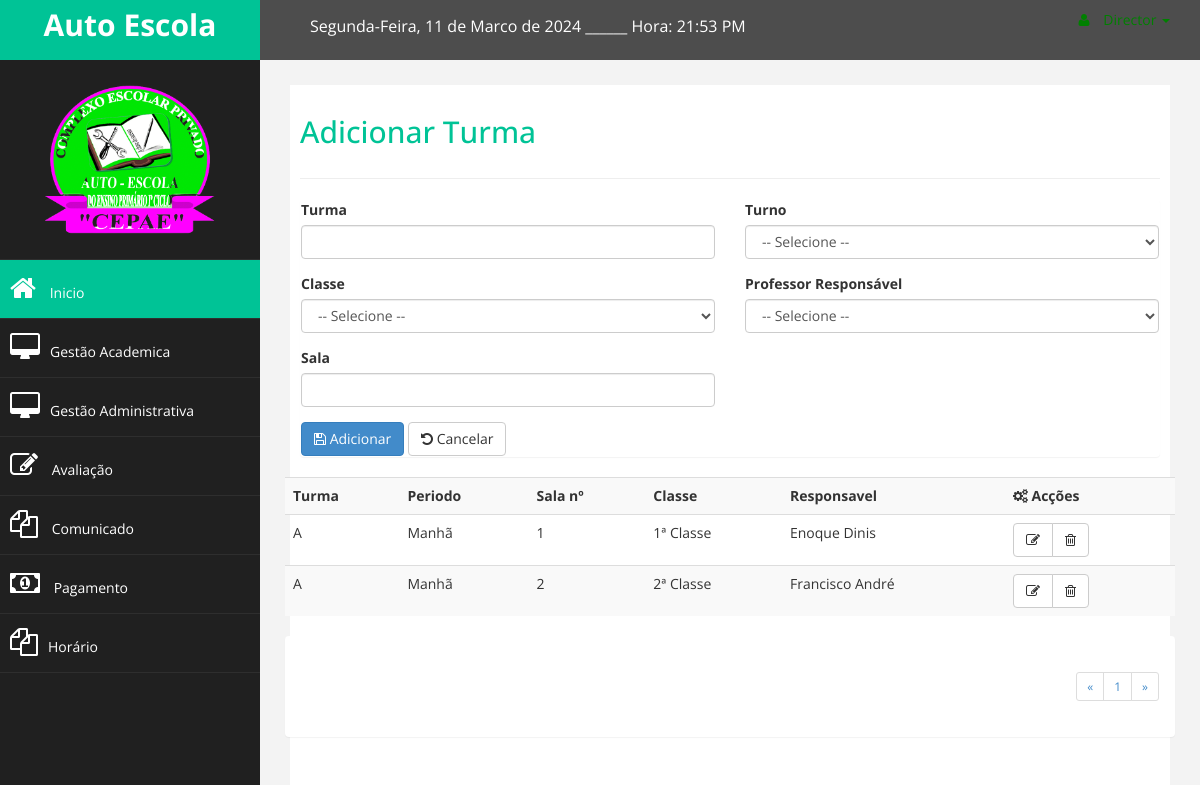
Page /admin/registar_turma.php (signed in) on the committed database.
### tables this page shows
CREATE TABLE `turma` (
  `id_turma` int(11) NOT NULL,
  `nome_turma` varchar(5) NOT NULL,
  `classe` int(11) NOT NULL,
  `periodo` enum('Manhã','Tarde','Noite') NOT NULL,
  `num_sala` int(11) NOT NULL,
  `id_professor` int(11) NOT NULL COMMENT 'responsavel da turma'
);

CREATE TABLE `classe` (
  `id_classe` int(11) NOT NULL,
  `nome_classe` varchar(30) NOT NULL,
  `codigo_classe` varchar(4) NOT NULL
);

CREATE TABLE `usuario` (
  `id_usuario` int(11) NOT NULL,
  `nome_usuario` varchar(50) NOT NULL,
  `tipo_documento` varchar(30) NOT NULL,
  `num_documento` varchar(30) DEFAULT NULL,
  `sexo` enum('Masculino','Feminino') NOT NULL,
  `tel1` varchar(30) NOT NULL,
  `email` varchar(30) DEFAULT NULL,
  `tipo` varchar(30) NOT NULL,
  `ativo` tinyint(1) NOT NULL,
  `login` int(6) NOT NULL,
  `senha` varchar(100) NOT NULL
);

### admin/registar_turma.php (the view, shortened to what this page needs)
        <?php
         include_once 'menu_rod/menu_admin.php';
         $pagina_atual = filter_input(INPUT_GET,'pagina', FILTER_SANITIZE_NUMBER_INT);
         $pagina = (!empty($pagina_atual)) ? $pagina_atual : 1;
         $qnt_result_pg = 6;
         $inicio = ($qnt_result_pg * $pagina) - $qnt_result_pg;
         ?>
     <div id="page-wrapper" >
         <div id="page-inner">
             <div class="row">
                 <div class="col-md-12">
                  <h2>Adicionar Turma</h2>
                 </div>
             </div>
               <hr />
             <div class="row">
                 <div class="col-lg-12">
                     <section class="panel">
                         <form action="turma.php" method="POST">
                         <div class="row">
                             <div class="col-md-6">
                                 <div class="form-group">
                                     <label>Turma</label>
                                     <input type="text" name="turma" autocomplete="off" class="form-control" />
                                 </div>
                             </div>
                             <div class="col-md-6">
                                 <div class="form-group">
                                     <label>Turno</label>
                                     <select name="periodo" id="periodo" class="form-control">
                                         <option value="">-- Selecione --</option>
                                     </select>
                                 </div>
                             </div>
                             <div class="col-md-6">
                                 <div class="form-group">
                                     <label>Classe</label>
                                     <select name="classe" id="classe" class="form-control">
                                         <option value="">-- Selecione --</option>
                                     </select>
                                 </div>
                             </div>
                             <div class="col-md-6">
                                 <div class="form-group">
                                     <label>Professor Responsável</label>
                                     <select name="professor" id="professor" class="form-control">
                                     <option value="">-- Selecione --</option>
                                     </select>
                                 </div>
                             </div>
                             <div class="col-md-6">
                                 <div class="form-group">
                                     <label>Sala</label>
                                     <input type="text" name="sala" autocomplete="off" class="form-control" />
                                 </div>
                                 <button type="submit" name="btn-turma" class="btn btn-primary"><i class="fa fa-save"></i> Adicionar</button>
                                 <a class="btn btn-default" href="Admin.php"><i class="fa fa-undo"></i> Cancelar</a>
                             </div>
                         </div>
                     </form>
                 </div>
                 <br>
                     <table class="table table-striped table-advance table-hover">
                             <tbody>
                             <tr>
                                 <th> Turma</th>
                                 <th> Periodo</th>
                                 <th> Sala nº</th>
                                 <th> Classe</th>
                                 <th> Responsavel</th>
                                 <th><i class="fa fa-cogs"></i> Acções</th>
                             </tr>
                             <?php
                             $sql = "SELECT t.id_turma, t.nome_turma, c.nome_classe, t.periodo, t.num_sala, u.nome_usuario FROM turma t
                             inner join professor p on t.id_professor = p.id_professor join usuario u on p.id_usuario = u.id_usuario join classe c on t.classe = c.id_classe
                             order by nome_turma LIMIT  $inicio, $qnt_result_pg";
                             $resultado = mysqli_query($connect, $sql);
                             while($dados = mysqli_fetch_array($resultado)):
                             ?>
                             <tr>
                                  <td><?php echo $dados['nome_turma']; ?></td>
                                 <td><?php echo $dados['periodo']; ?></td>
                                 <td><?php echo $dados['num_sala']; ?></td>
                                 <td><?php echo $dados['nome_classe']; ?></td>
                                 <td><?php echo $dados['nome_usuario']; ?></td>
                                 <td>
                                 <div class="btn-group">
                                     <a class="btn btn-default" href="editar_turma.php?id=<?php echo $dados['id_turma']; ?>"><i class="fa fa-edit"></i></a>
                                     <a class="btn btn-default" href="deletar_turma.php?id=<?php echo $dados['id_turma']; ?>"><i class="fa fa-trash-o"></i></a>
                                 </div>
                                 </td>
                             </tr>
                             <?php endwhile;
                                 $result_pg = "SELECT COUNT(id_turma) AS num_result FROM turma";
                                 $resultado_pg = mysqli_query($connect, $result_pg);
                                 $row_pg = mysqli_fetch_assoc($resultado_pg);
                                 $quantidade_pg = ceil($row_pg['num_result'] / $qnt_result_pg);
                             ?>
                             </tbody>
                     </table>
<section class="panel">
             <div class="panel-body">
                 <div>
                     <ul class="pagination pagination-sm pull-right">
                         <li><?PHP echo "<a href='registar_turma.php?pagina=1'>«</a>"?></li>
                                                     <li><?PHP echo "<a href='registar_turma.php?pagina=$pagina'> $pagina</a>";?></li>
                                         <li><?PHP echo "<a href='registar_turma.php?pagina=$quantidade_pg'>»</a>"?></li>
                     </ul>
                 </div>
           </div>
         </section>
             </div>
         </div>
     </div>
 </div>
  <?php
    require_once 'menu_rod/rod_admin.php';
 ?>

### admin/menu_rod/menu_admin.php (shortened to what this page needs)
<?php
$data = date('D');
$hora = date('H:i A');
$mes = date('M');
$dia = date('d');
$ano = date('Y');
$semana = array(
    'Sun' => 'Domingo',
    'Mon' => 'Segunda-Feira',
    'Tue' => 'Terca-Feira',
    'Wed' => 'Quarta-Feira',
    'Thu' => 'Quinta-Feira',
    'Fri' => 'Sexta-Feira',
    'Sat' => 'Sábado'
);
$mes_extenso = array(
    'Jan' => 'Janeiro',
    'Feb' => 'Fevereiro',
    'Mar' => 'Marco',
    'Apr' => 'Abril',
    'May' => 'Maio',
    'Jun' => 'Junho',
    'Jul' => 'Julho',
    'Aug' => 'Agosto',
    'Nov' => 'Novembro',
    'Sep' => 'Setembro',
    'Oct' => 'Outubro',
    'Dec' => 'Dezembro'
);
?>
<!DOCTYPE html>
<html>
<head>
    <link href="../assets/css/bootstrap.css" rel="stylesheet" />
    <link href="../assets/css/font-awesome.css" rel="stylesheet" />
    <link href="../assets/js/morris/morris-0.4.3.min.css" rel="stylesheet" />
    <link href="../assets/css/dustom.css" rel="stylesheet" />
    <link rel="stylesheet" href="../assets/dist/ui/trumbowyg.min.css">
    <link rel="stylesheet" href="../assets/dist/plugins/emoji/ui/trumbowyg.emoji.min.css">
</head>
<body>
    <div id="wrapper">
        <nav class="navbar navbar-default navbar-cls-top " role="navigation" style="margin-bottom: 0">
            <div class="navbar-header">
                <a class="navbar-brand" href="admin.php">Auto Escola</a>
            </div>
            <span style="color: white;
                padding: 15px 50px 5px 50px;
                float: left;
                font-size: 16px;">
                <?php echo $semana["$data"] . ", {$dia} de " . $mes_extenso["$mes"] . " de {$ano}". " ______ "; ?>
                <?php echo "    Hora: {$hora}"; ?>
            </span>
            <div id="navbar" class="navbar-collapse collapse">
                <ul  class="nav navbar-right">
						<li class="dropdown">
						<a style="color:green"; href="#" data-toggle="dropdown" class="dropdown-toggle" role="button" aria-haspopup="true" aria-expanded="false" ><i class="fa fa-user"></i> <?php echo $_SESSION['UsuarioTipo']; ?>  <span class="caret"></span></a>
					</li>
				</ul>
            </div>
        </nav>
           <nav class="navbar-default navbar-side" role="navigation">
            <div class="sidebar-collapse">
                <ul class="nav" id="main-menu">
				<li class="text-center">
                    <img src="../assets/img/logotipo.png" class="user-image img-responsive" alt="logotipo"/>
				</li>
                    <li>
                        <a class="active-menu"  href="admin.php"><i class="fa fa-home fa-2x"></i> Inicio</a>
                    </li>
                    <li>
                        <a href="#"><i class="fa fa-desktop fa-2x "></i>Gestão Academica<span ></span></a>
                    </li>
                    <li>
                        <a href="#"><i class="fa fa-desktop fa-2x "></i>Gestão Administrativa<span ></span></a>
                    </li>
                    <li>
                        <a  href="list_aval.php"><i class="fa fa-edit fa-2x"></i> Avaliação</a>
                    </li>
                    <li>
                        <a  href="list_conv.php"><i class="fa fa-copy fa-2x"></i> Comunicado</a>
                    </li>
                    <li>
                        <a  href="list_pag.php"><i class="fa fa-money fa-2x"></i> Pagamento</a>
                    </li>
                    <li>
                        <a  href="list_plano.php"><i class="fa fa-copy fa-2x"></i>Horário</a>
                    </li>
                </ul>
            </div>
        </nav>

### admin/menu_rod/rod_admin.php (shortened to what this page needs)
</body>
</html>

### assets/css/dustom.css (style rules this page uses)
body { font-family: 'Open Sans', sans-serif; }
#wrapper { width: 100%; background:#202020; }
#page-wrapper { padding: 15px 15px; min-height: 600px; background:#F3F3F3; }
#page-inner { width:100%; margin:10px 20px 10px 0px; background:#fff; padding:10px; min-height:1200px; }
.text-center { text-align:center; }
h2 { color: #00c396; }
.user-image { margin: 25px auto; -webkit-border-radius: 10px; -moz-border-radius: 10px; border-radius: 10px; max-height:170px; max-width:170px; }
.navbar-cls-top .navbar-brand { color: #fff; background: #00c396; width: 260px; text-align: center; height: 60px; font-size: 30px; font-weight: 700; }
.active-menu { background-color:#00c396!important; }
.sidebar-collapse , .sidebar-collapse .nav { background:none; }
.sidebar-collapse .nav { padding:0; }
.sidebar-collapse .nav > li > a { color:#fff; background:#202020; text-shadow:none; }
.sidebar-collapse > .nav > li > a { padding:15px 10px; }
.sidebar-collapse > .nav > li { border-bottom: 1px solid rgba(107, 108, 109, 0.19); }
.navbar-side { border:none; background-color: #202020; }
.navbar-cls-top { background:#4D4D4D; border-bottom:none; }
.navbar-default { border:0px solid black; }
.navbar-header { background: #00c396; }
.nav > li > a > i { margin-right:10px; }
@media (min-width:768px) { #page-wrapper { margin: 0 0 0 260px; padding: 15px 30px; min-height: 1200px; } }
@media (min-width:768px) { .navbar-side { z-index: 1; position: absolute; width: 260px; } }
@media (min-width:768px) { .navbar { border-radius: 0px; } }

### rows in the picture
turma: nome_turma "A", periodo "Manhã", num_sala "1", classe.nome_classe "1ª Classe", usuario.nome_usuario "Enoque Dinis"
turma: nome_turma "A", periodo "Manhã", num_sala "2", classe.nome_classe "2ª Classe", usuario.nome_usuario "Francisco André"

### other values in the picture
$pagina "1"
